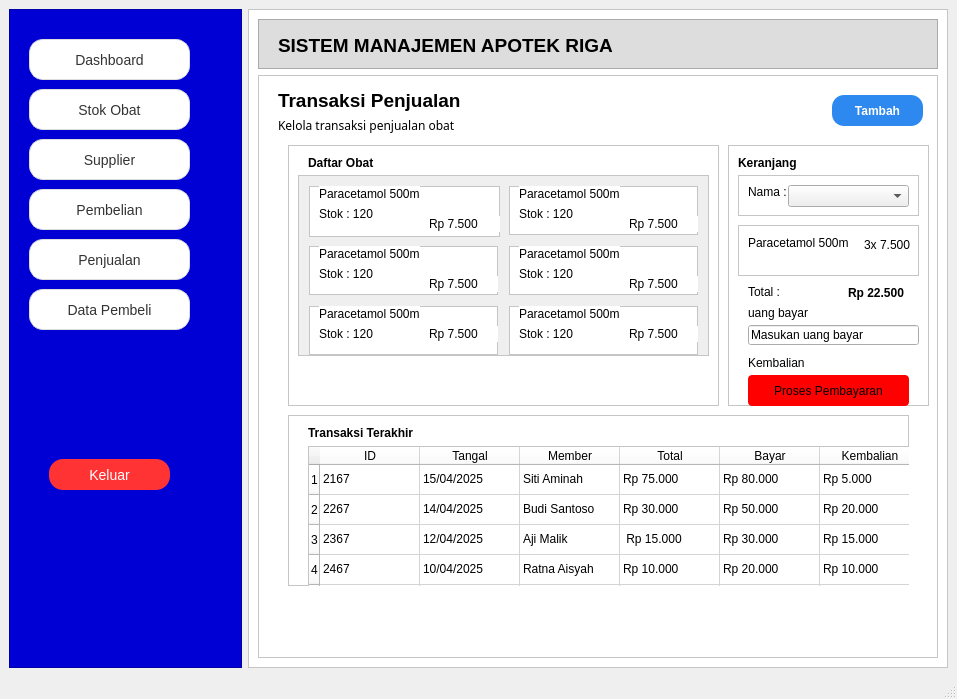
<?xml version="1.0" encoding="UTF-8"?>
<ui version="4.0">
 <class>MainWindow</class>
 <widget class="QMainWindow" name="MainWindow">
  <property name="geometry">
   <rect>
    <x>0</x>
    <y>0</y>
    <width>957</width>
    <height>699</height>
   </rect>
  </property>
  <property name="windowTitle">
   <string>MainWindow</string>
  </property>
  <widget class="QWidget" name="centralwidget">
   <layout class="QHBoxLayout" name="horizontalLayout">
    <item>
     <widget class="QFrame" name="frame">
      <property name="minimumSize">
       <size>
        <width>200</width>
        <height>200</height>
       </size>
      </property>
      <property name="styleSheet">
       <string notr="true">QFrame{
background-color:#0000d4
}</string>
      </property>
      <property name="frameShape">
       <enum>QFrame::StyledPanel</enum>
      </property>
      <property name="frameShadow">
       <enum>QFrame::Plain</enum>
      </property>
      <widget class="QPushButton" name="pushButton">
       <property name="geometry">
        <rect>
         <x>20</x>
         <y>30</y>
         <width>161</width>
         <height>41</height>
        </rect>
       </property>
       <property name="font">
        <font>
         <pointsize>-1</pointsize>
        </font>
       </property>
       <property name="styleSheet">
        <string notr="true">QPushButton {
    background-color: #ffffff;
    color: #333333;
    font-size: 14px;
    padding: 10px 18px;
    border-radius: 14px;
    border: 1px solid #dcdcdc;

    /* Shadow halus */
    box-shadow: 0px 2px 6px rgba(0, 0, 0, 40);
}

QPushButton:hover {
    background-color: #f9f9f9;
    border: 1px solid #c8c8c8;
}

QPushButton:pressed {
    background-color: #f0f0f0;
    box-shadow: none;  /* shadow hilang saat ditekan */
    border: 1px solid #bababa;
}
</string>
       </property>
       <property name="text">
        <string>Dashboard</string>
       </property>
       <property name="icon">
        <iconset>
         <normaloff>../../Downloads/dashboard.png</normaloff>../../Downloads/dashboard.png</iconset>
       </property>
      </widget>
      <widget class="QPushButton" name="pushButton_8">
       <property name="geometry">
        <rect>
         <x>20</x>
         <y>80</y>
         <width>161</width>
         <height>41</height>
        </rect>
       </property>
       <property name="font">
        <font>
         <pointsize>-1</pointsize>
        </font>
       </property>
       <property name="styleSheet">
        <string notr="true">QPushButton {
    background-color: #ffffff;
    color: #333333;
    font-size: 14px;
    padding: 10px 18px;
    border-radius: 14px;
    border: 1px solid #dcdcdc;

    /* Shadow halus */
    box-shadow: 0px 2px 6px rgba(0, 0, 0, 40);
}

QPushButton:hover {
    background-color: #f9f9f9;
    border: 1px solid #c8c8c8;
}

QPushButton:pressed {
    background-color: #f0f0f0;
    box-shadow: none;  /* shadow hilang saat ditekan */
    border: 1px solid #bababa;
}
</string>
       </property>
       <property name="text">
        <string>Stok Obat</string>
       </property>
       <property name="icon">
        <iconset>
         <normaloff>../../Downloads/medicine.png</normaloff>../../Downloads/medicine.png</iconset>
       </property>
      </widget>
      <widget class="QPushButton" name="pushButton_2">
       <property name="geometry">
        <rect>
         <x>20</x>
         <y>130</y>
         <width>161</width>
         <height>41</height>
        </rect>
       </property>
       <property name="font">
        <font>
         <pointsize>-1</pointsize>
        </font>
       </property>
       <property name="styleSheet">
        <string notr="true">QPushButton {
    background-color: #ffffff;
    color: #333333;
    font-size: 14px;
    padding: 10px 18px;
    border-radius: 14px;
    border: 1px solid #dcdcdc;

    /* Shadow halus */
    box-shadow: 0px 2px 6px rgba(0, 0, 0, 40);
}

QPushButton:hover {
    background-color: #f9f9f9;
    border: 1px solid #c8c8c8;
}

QPushButton:pressed {
    background-color: #f0f0f0;
    box-shadow: none;  /* shadow hilang saat ditekan */
    border: 1px solid #bababa;
}
</string>
       </property>
       <property name="text">
        <string>Supplier</string>
       </property>
       <property name="icon">
        <iconset>
         <normaloff>../../Downloads/supplier.png</normaloff>../../Downloads/supplier.png</iconset>
       </property>
      </widget>
      <widget class="QPushButton" name="pushButton_3">
       <property name="geometry">
        <rect>
         <x>20</x>
         <y>180</y>
         <width>161</width>
         <height>41</height>
        </rect>
       </property>
       <property name="font">
        <font>
         <pointsize>-1</pointsize>
        </font>
       </property>
       <property name="styleSheet">
        <string notr="true">QPushButton {
    background-color: #ffffff;
    color: #333333;
    font-size: 14px;
    padding: 10px 18px;
    border-radius: 14px;
    border: 1px solid #dcdcdc;

    /* Shadow halus */
    box-shadow: 0px 2px 6px rgba(0, 0, 0, 40);
}

QPushButton:hover {
    background-color: #f9f9f9;
    border: 1px solid #c8c8c8;
}

QPushButton:pressed {
    background-color: #f0f0f0;
    box-shadow: none;  /* shadow hilang saat ditekan */
    border: 1px solid #bababa;
}
</string>
       </property>
       <property name="text">
        <string>Pembelian</string>
       </property>
       <property name="icon">
        <iconset>
         <normaloff>../../Downloads/grocery-store.png</normaloff>../../Downloads/grocery-store.png</iconset>
       </property>
      </widget>
      <widget class="QPushButton" name="pushButton_5">
       <property name="geometry">
        <rect>
         <x>20</x>
         <y>230</y>
         <width>161</width>
         <height>41</height>
        </rect>
       </property>
       <property name="font">
        <font>
         <pointsize>-1</pointsize>
        </font>
       </property>
       <property name="styleSheet">
        <string notr="true">QPushButton {
    background-color: #ffffff;
    color: #333333;
    font-size: 14px;
    padding: 10px 18px;
    border-radius: 14px;
    border: 1px solid #dcdcdc;

    /* Shadow halus */
    box-shadow: 0px 2px 6px rgba(0, 0, 0, 40);
}

QPushButton:hover {
    background-color: #f9f9f9;
    border: 1px solid #c8c8c8;
}

QPushButton:pressed {
    background-color: #f0f0f0;
    box-shadow: none;  /* shadow hilang saat ditekan */
    border: 1px solid #bababa;
}
</string>
       </property>
       <property name="text">
        <string>Penjualan</string>
       </property>
       <property name="icon">
        <iconset>
         <normaloff>../../Downloads/sales.png</normaloff>../../Downloads/sales.png</iconset>
       </property>
      </widget>
      <widget class="QPushButton" name="pushButton_4">
       <property name="geometry">
        <rect>
         <x>20</x>
         <y>280</y>
         <width>161</width>
         <height>41</height>
        </rect>
       </property>
       <property name="font">
        <font>
         <pointsize>-1</pointsize>
        </font>
       </property>
       <property name="styleSheet">
        <string notr="true">QPushButton {
    background-color: #ffffff;
    color: #333333;
    font-size: 14px;
    padding: 10px 18px;
    border-radius: 14px;
    border: 1px solid #dcdcdc;

    /* Shadow halus */
    box-shadow: 0px 2px 6px rgba(0, 0, 0, 40);
}

QPushButton:hover {
    background-color: #f9f9f9;
    border: 1px solid #c8c8c8;
}

QPushButton:pressed {
    background-color: #f0f0f0;
    box-shadow: none;  /* shadow hilang saat ditekan */
    border: 1px solid #bababa;
}
</string>
       </property>
       <property name="text">
        <string>Data Pembeli</string>
       </property>
       <property name="icon">
        <iconset>
         <normaloff>../../Downloads/exploratory-analysis.png</normaloff>../../Downloads/exploratory-analysis.png</iconset>
       </property>
      </widget>
      <widget class="QPushButton" name="pushButton_6">
       <property name="geometry">
        <rect>
         <x>40</x>
         <y>450</y>
         <width>121</width>
         <height>31</height>
        </rect>
       </property>
       <property name="font">
        <font>
         <pointsize>-1</pointsize>
        </font>
       </property>
       <property name="styleSheet">
        <string notr="true">QPushButton {
    background-color: #ff3333;
    color: white;
    font-size: 14px;
    padding: 10px 18px;
    border-radius: 14px;
    border: none;

    /* Glow merah */
    box-shadow: 0 0 10px rgba(255, 50, 50, 180);
}

QPushButton:hover {
    background-color: #e62828;
    box-shadow: 0 0 14px rgba(255, 50, 50, 220);
}

QPushButton:pressed {
    background-color: #c71f1f;
    box-shadow: none;
}
</string>
       </property>
       <property name="text">
        <string>Keluar</string>
       </property>
      </widget>
     </widget>
    </item>
    <item>
     <widget class="QFrame" name="frame_2">
      <property name="minimumSize">
       <size>
        <width>700</width>
        <height>500</height>
       </size>
      </property>
      <property name="styleSheet">
       <string notr="true">QFrame{
background-color:#ffffff
}</string>
      </property>
      <property name="frameShape">
       <enum>QFrame::StyledPanel</enum>
      </property>
      <property name="frameShadow">
       <enum>QFrame::Raised</enum>
      </property>
      <layout class="QVBoxLayout" name="verticalLayout">
       <item>
        <widget class="QFrame" name="frame_3">
         <property name="minimumSize">
          <size>
           <width>0</width>
           <height>50</height>
          </size>
         </property>
         <property name="maximumSize">
          <size>
           <width>16777215</width>
           <height>50</height>
          </size>
         </property>
         <property name="styleSheet">
          <string notr="true">QFrame{
background-color:#dddddd}</string>
         </property>
         <property name="frameShape">
          <enum>QFrame::StyledPanel</enum>
         </property>
         <property name="frameShadow">
          <enum>QFrame::Plain</enum>
         </property>
         <widget class="QLabel" name="label">
          <property name="geometry">
           <rect>
            <x>20</x>
            <y>16</y>
            <width>381</width>
            <height>20</height>
           </rect>
          </property>
          <property name="font">
           <font>
            <pointsize>14</pointsize>
            <weight>75</weight>
            <bold>true</bold>
           </font>
          </property>
          <property name="text">
           <string>SISTEM MANAJEMEN APOTEK RIGA</string>
          </property>
         </widget>
        </widget>
       </item>
       <item>
        <widget class="QFrame" name="frame_4">
         <property name="styleSheet">
          <string notr="true">/* Gaya Dasar untuk Tombol Aksi */
QPushButton {
    /* Menghilangkan background dan border default */
    background-color: transparent;
    border: none;
    padding: 5px; 
    border-radius: 4px;
    icon-size: 18px; /* Sedikit lebih besar */
}

/* Gaya saat kursor mouse berada di atas tombol (Hover Effect) */
QPushButton:hover {
    /* LATAR BELAKANG BIRU TUA saat di-hover */
    background-color: #0D47A1; 
    
    /* Mengubah warna ikon menjadi putih agar terlihat kontras di latar belakang biru */
    color: white; 
}

/* Gaya saat tombol ditekan (Pressed Effect) */
QPushButton:pressed {
    background-color: #0A3C8B; /* Warna biru sedikit lebih gelap saat ditekan */
}</string>
         </property>
         <property name="frameShape">
          <enum>QFrame::StyledPanel</enum>
         </property>
         <property name="frameShadow">
          <enum>QFrame::Plain</enum>
         </property>
         <widget class="QPushButton" name="pushButton_7">
          <property name="geometry">
           <rect>
            <x>574</x>
            <y>20</y>
            <width>91</width>
            <height>31</height>
           </rect>
          </property>
          <property name="font">
           <font>
            <pointsize>9</pointsize>
            <weight>75</weight>
            <bold>true</bold>
           </font>
          </property>
          <property name="styleSheet">
           <string notr="true">QPushButton {
    background-color: #2d89ef;
    color: white;
    padding: 8px 12px;
    border: none;
    border-radius: 12px;
}

QPushButton:hover {
    background-color: #1e5fbf;
}
</string>
          </property>
          <property name="text">
           <string>Tambah</string>
          </property>
          <property name="icon">
           <iconset>
            <normaloff>../../Downloads/plus.png</normaloff>../../Downloads/plus.png</iconset>
          </property>
         </widget>
         <widget class="QFrame" name="frame_5">
          <property name="geometry">
           <rect>
            <x>30</x>
            <y>70</y>
            <width>431</width>
            <height>261</height>
           </rect>
          </property>
          <property name="frameShape">
           <enum>QFrame::StyledPanel</enum>
          </property>
          <property name="frameShadow">
           <enum>QFrame::Raised</enum>
          </property>
          <widget class="QLabel" name="label_4">
           <property name="geometry">
            <rect>
             <x>20</x>
             <y>10</y>
             <width>81</width>
             <height>16</height>
            </rect>
           </property>
           <property name="font">
            <font>
             <weight>75</weight>
             <bold>true</bold>
            </font>
           </property>
           <property name="text">
            <string>Daftar Obat</string>
           </property>
          </widget>
          <widget class="QScrollArea" name="scrollArea">
           <property name="geometry">
            <rect>
             <x>10</x>
             <y>30</y>
             <width>411</width>
             <height>181</height>
            </rect>
           </property>
           <property name="widgetResizable">
            <bool>true</bool>
           </property>
           <widget class="QWidget" name="scrollAreaWidgetContents">
            <property name="geometry">
             <rect>
              <x>0</x>
              <y>0</y>
              <width>409</width>
              <height>179</height>
             </rect>
            </property>
            <widget class="QWidget" name="gridLayoutWidget">
             <property name="geometry">
              <rect>
               <x>10</x>
               <y>10</y>
               <width>191</width>
               <height>51</height>
              </rect>
             </property>
             <layout class="QGridLayout" name="gridLayout">
              <item row="0" column="0">
               <widget class="QFrame" name="frame_7">
                <property name="frameShape">
                 <enum>QFrame::StyledPanel</enum>
                </property>
                <property name="frameShadow">
                 <enum>QFrame::Raised</enum>
                </property>
                <widget class="QLabel" name="label_5">
                 <property name="geometry">
                  <rect>
                   <x>10</x>
                   <y>0</y>
                   <width>101</width>
                   <height>16</height>
                  </rect>
                 </property>
                 <property name="text">
                  <string>Paracetamol 500mg</string>
                 </property>
                </widget>
                <widget class="QLabel" name="label_6">
                 <property name="geometry">
                  <rect>
                   <x>10</x>
                   <y>20</y>
                   <width>101</width>
                   <height>16</height>
                  </rect>
                 </property>
                 <property name="text">
                  <string>Stok : 120</string>
                 </property>
                </widget>
                <widget class="QLabel" name="label_7">
                 <property name="geometry">
                  <rect>
                   <x>120</x>
                   <y>30</y>
                   <width>101</width>
                   <height>16</height>
                  </rect>
                 </property>
                 <property name="text">
                  <string>Rp 7.500</string>
                 </property>
                </widget>
               </widget>
              </item>
             </layout>
            </widget>
            <widget class="QFrame" name="frame_8">
             <property name="geometry">
              <rect>
               <x>10</x>
               <y>70</y>
               <width>189</width>
               <height>49</height>
              </rect>
             </property>
             <property name="frameShape">
              <enum>QFrame::StyledPanel</enum>
             </property>
             <property name="frameShadow">
              <enum>QFrame::Raised</enum>
             </property>
             <widget class="QLabel" name="label_11">
              <property name="geometry">
               <rect>
                <x>10</x>
                <y>0</y>
                <width>101</width>
                <height>16</height>
               </rect>
              </property>
              <property name="text">
               <string>Paracetamol 500mg</string>
              </property>
             </widget>
             <widget class="QLabel" name="label_12">
              <property name="geometry">
               <rect>
                <x>10</x>
                <y>20</y>
                <width>101</width>
                <height>16</height>
               </rect>
              </property>
              <property name="text">
               <string>Stok : 120</string>
              </property>
             </widget>
             <widget class="QLabel" name="label_13">
              <property name="geometry">
               <rect>
                <x>150</x>
                <y>30</y>
                <width>101</width>
                <height>16</height>
               </rect>
              </property>
              <property name="text">
               <string>7.500</string>
              </property>
             </widget>
             <widget class="QFrame" name="frame_9">
              <property name="geometry">
               <rect>
                <x>0</x>
                <y>0</y>
                <width>189</width>
                <height>49</height>
               </rect>
              </property>
              <property name="frameShape">
               <enum>QFrame::StyledPanel</enum>
              </property>
              <property name="frameShadow">
               <enum>QFrame::Raised</enum>
              </property>
              <widget class="QLabel" name="label_14">
               <property name="geometry">
                <rect>
                 <x>10</x>
                 <y>0</y>
                 <width>101</width>
                 <height>16</height>
                </rect>
               </property>
               <property name="text">
                <string>Paracetamol 500mg</string>
               </property>
              </widget>
              <widget class="QLabel" name="label_15">
               <property name="geometry">
                <rect>
                 <x>10</x>
                 <y>20</y>
                 <width>101</width>
                 <height>16</height>
                </rect>
               </property>
               <property name="text">
                <string>Stok : 120</string>
               </property>
              </widget>
              <widget class="QLabel" name="label_16">
               <property name="geometry">
                <rect>
                 <x>120</x>
                 <y>30</y>
                 <width>101</width>
                 <height>16</height>
                </rect>
               </property>
               <property name="text">
                <string>Rp 7.500</string>
               </property>
              </widget>
             </widget>
            </widget>
            <widget class="QFrame" name="frame_10">
             <property name="geometry">
              <rect>
               <x>10</x>
               <y>130</y>
               <width>189</width>
               <height>49</height>
              </rect>
             </property>
             <property name="frameShape">
              <enum>QFrame::StyledPanel</enum>
             </property>
             <property name="frameShadow">
              <enum>QFrame::Raised</enum>
             </property>
             <widget class="QLabel" name="label_17">
              <property name="geometry">
               <rect>
                <x>10</x>
                <y>0</y>
                <width>101</width>
                <height>16</height>
               </rect>
              </property>
              <property name="text">
               <string>Paracetamol 500mg</string>
              </property>
             </widget>
             <widget class="QLabel" name="label_18">
              <property name="geometry">
               <rect>
                <x>10</x>
                <y>20</y>
                <width>101</width>
                <height>16</height>
               </rect>
              </property>
              <property name="text">
               <string>Stok : 120</string>
              </property>
             </widget>
             <widget class="QLabel" name="label_19">
              <property name="geometry">
               <rect>
                <x>120</x>
                <y>20</y>
                <width>101</width>
                <height>16</height>
               </rect>
              </property>
              <property name="text">
               <string>Rp 7.500</string>
              </property>
             </widget>
            </widget>
            <widget class="QFrame" name="frame_11">
             <property name="geometry">
              <rect>
               <x>210</x>
               <y>10</y>
               <width>189</width>
               <height>49</height>
              </rect>
             </property>
             <property name="frameShape">
              <enum>QFrame::StyledPanel</enum>
             </property>
             <property name="frameShadow">
              <enum>QFrame::Raised</enum>
             </property>
             <widget class="QLabel" name="label_20">
              <property name="geometry">
               <rect>
                <x>10</x>
                <y>0</y>
                <width>101</width>
                <height>16</height>
               </rect>
              </property>
              <property name="text">
               <string>Paracetamol 500mg</string>
              </property>
             </widget>
             <widget class="QLabel" name="label_21">
              <property name="geometry">
               <rect>
                <x>10</x>
                <y>20</y>
                <width>101</width>
                <height>16</height>
               </rect>
              </property>
              <property name="text">
               <string>Stok : 120</string>
              </property>
             </widget>
             <widget class="QLabel" name="label_22">
              <property name="geometry">
               <rect>
                <x>120</x>
                <y>30</y>
                <width>101</width>
                <height>16</height>
               </rect>
              </property>
              <property name="text">
               <string>Rp 7.500</string>
              </property>
             </widget>
            </widget>
            <widget class="QFrame" name="frame_12">
             <property name="geometry">
              <rect>
               <x>210</x>
               <y>70</y>
               <width>189</width>
               <height>49</height>
              </rect>
             </property>
             <property name="frameShape">
              <enum>QFrame::StyledPanel</enum>
             </property>
             <property name="frameShadow">
              <enum>QFrame::Raised</enum>
             </property>
             <widget class="QLabel" name="label_23">
              <property name="geometry">
               <rect>
                <x>10</x>
                <y>0</y>
                <width>101</width>
                <height>16</height>
               </rect>
              </property>
              <property name="text">
               <string>Paracetamol 500mg</string>
              </property>
             </widget>
             <widget class="QLabel" name="label_24">
              <property name="geometry">
               <rect>
                <x>10</x>
                <y>20</y>
                <width>101</width>
                <height>16</height>
               </rect>
              </property>
              <property name="text">
               <string>Stok : 120</string>
              </property>
             </widget>
             <widget class="QLabel" name="label_25">
              <property name="geometry">
               <rect>
                <x>120</x>
                <y>30</y>
                <width>101</width>
                <height>16</height>
               </rect>
              </property>
              <property name="text">
               <string>Rp 7.500</string>
              </property>
             </widget>
            </widget>
            <widget class="QFrame" name="frame_13">
             <property name="geometry">
              <rect>
               <x>210</x>
               <y>130</y>
               <width>189</width>
               <height>49</height>
              </rect>
             </property>
             <property name="frameShape">
              <enum>QFrame::StyledPanel</enum>
             </property>
             <property name="frameShadow">
              <enum>QFrame::Raised</enum>
             </property>
             <widget class="QLabel" name="label_26">
              <property name="geometry">
               <rect>
                <x>10</x>
                <y>0</y>
                <width>101</width>
                <height>16</height>
               </rect>
              </property>
              <property name="text">
               <string>Paracetamol 500mg</string>
              </property>
             </widget>
             <widget class="QLabel" name="label_27">
              <property name="geometry">
               <rect>
                <x>10</x>
                <y>20</y>
                <width>101</width>
                <height>16</height>
               </rect>
              </property>
              <property name="text">
               <string>Stok : 120</string>
              </property>
             </widget>
             <widget class="QLabel" name="label_28">
              <property name="geometry">
               <rect>
                <x>120</x>
                <y>20</y>
                <width>101</width>
                <height>16</height>
               </rect>
              </property>
              <property name="text">
               <string>Rp 7.500</string>
              </property>
             </widget>
            </widget>
           </widget>
          </widget>
         </widget>
         <widget class="QFrame" name="frame_6">
          <property name="geometry">
           <rect>
            <x>470</x>
            <y>70</y>
            <width>201</width>
            <height>261</height>
           </rect>
          </property>
          <property name="frameShape">
           <enum>QFrame::StyledPanel</enum>
          </property>
          <property name="frameShadow">
           <enum>QFrame::Raised</enum>
          </property>
          <widget class="QLabel" name="label_29">
           <property name="geometry">
            <rect>
             <x>10</x>
             <y>10</y>
             <width>81</width>
             <height>16</height>
            </rect>
           </property>
           <property name="font">
            <font>
             <weight>75</weight>
             <bold>true</bold>
            </font>
           </property>
           <property name="text">
            <string>Keranjang</string>
           </property>
          </widget>
          <widget class="QFrame" name="frame_14">
           <property name="geometry">
            <rect>
             <x>10</x>
             <y>30</y>
             <width>181</width>
             <height>41</height>
            </rect>
           </property>
           <property name="frameShape">
            <enum>QFrame::StyledPanel</enum>
           </property>
           <property name="frameShadow">
            <enum>QFrame::Raised</enum>
           </property>
           <widget class="QLabel" name="label_30">
            <property name="geometry">
             <rect>
              <x>10</x>
              <y>10</y>
              <width>47</width>
              <height>13</height>
             </rect>
            </property>
            <property name="text">
             <string>Nama :</string>
            </property>
           </widget>
           <widget class="QComboBox" name="comboBox">
            <property name="geometry">
             <rect>
              <x>50</x>
              <y>10</y>
              <width>121</width>
              <height>22</height>
             </rect>
            </property>
           </widget>
          </widget>
          <widget class="QFrame" name="frame_15">
           <property name="geometry">
            <rect>
             <x>10</x>
             <y>80</y>
             <width>181</width>
             <height>51</height>
            </rect>
           </property>
           <property name="frameShape">
            <enum>QFrame::StyledPanel</enum>
           </property>
           <property name="frameShadow">
            <enum>QFrame::Raised</enum>
           </property>
           <widget class="QLabel" name="label_31">
            <property name="geometry">
             <rect>
              <x>10</x>
              <y>10</y>
              <width>101</width>
              <height>16</height>
             </rect>
            </property>
            <property name="text">
             <string>Paracetamol 500mg</string>
            </property>
           </widget>
           <widget class="QLabel" name="label_36">
            <property name="geometry">
             <rect>
              <x>126</x>
              <y>10</y>
              <width>51</width>
              <height>20</height>
             </rect>
            </property>
            <property name="text">
             <string>3x 7.500</string>
            </property>
           </widget>
          </widget>
          <widget class="QLabel" name="label_32">
           <property name="geometry">
            <rect>
             <x>20</x>
             <y>140</y>
             <width>47</width>
             <height>13</height>
            </rect>
           </property>
           <property name="text">
            <string>Total :</string>
           </property>
          </widget>
          <widget class="QLineEdit" name="lineEdit">
           <property name="geometry">
            <rect>
             <x>20</x>
             <y>180</y>
             <width>171</width>
             <height>20</height>
            </rect>
           </property>
           <property name="text">
            <string>Masukan uang bayar</string>
           </property>
          </widget>
          <widget class="QLabel" name="label_33">
           <property name="geometry">
            <rect>
             <x>20</x>
             <y>160</y>
             <width>71</width>
             <height>16</height>
            </rect>
           </property>
           <property name="text">
            <string>uang bayar</string>
           </property>
          </widget>
          <widget class="QLabel" name="label_34">
           <property name="geometry">
            <rect>
             <x>20</x>
             <y>210</y>
             <width>71</width>
             <height>16</height>
            </rect>
           </property>
           <property name="text">
            <string>Kembalian</string>
           </property>
          </widget>
          <widget class="QPushButton" name="pushButton_9">
           <property name="geometry">
            <rect>
             <x>20</x>
             <y>230</y>
             <width>161</width>
             <height>31</height>
            </rect>
           </property>
           <property name="styleSheet">
            <string notr="true">/* Gaya Dasar untuk Tombol Aksi */
QPushButton {
    /* Menghilangkan background dan border default */
    background-color: red;
    border: none;
    padding: 5px; 
    border-radius: 4px;
    icon-size: 18px; /* Sedikit lebih besar */
}

/* Gaya saat kursor mouse berada di atas tombol (Hover Effect) */
QPushButton:hover {
    /* LATAR BELAKANG BIRU TUA saat di-hover */
    background-color: #0D47A1; 
    
    /* Mengubah warna ikon menjadi putih agar terlihat kontras di latar belakang biru */
    color: white; 
}

/* Gaya saat tombol ditekan (Pressed Effect) */
QPushButton:pressed {
    background-color: #0A3C8B; /* Warna biru sedikit lebih gelap saat ditekan */
}</string>
           </property>
           <property name="text">
            <string>Proses Pembayaran</string>
           </property>
          </widget>
          <widget class="QLabel" name="label_37">
           <property name="geometry">
            <rect>
             <x>120</x>
             <y>140</y>
             <width>71</width>
             <height>16</height>
            </rect>
           </property>
           <property name="font">
            <font>
             <weight>75</weight>
             <bold>true</bold>
            </font>
           </property>
           <property name="text">
            <string>Rp 22.500</string>
           </property>
          </widget>
         </widget>
         <widget class="QLabel" name="label_2">
          <property name="geometry">
           <rect>
            <x>20</x>
            <y>10</y>
            <width>261</width>
            <height>31</height>
           </rect>
          </property>
          <property name="font">
           <font>
            <pointsize>14</pointsize>
            <weight>75</weight>
            <bold>true</bold>
           </font>
          </property>
          <property name="text">
           <string>Transaksi Penjualan</string>
          </property>
         </widget>
         <widget class="QLabel" name="label_3">
          <property name="geometry">
           <rect>
            <x>20</x>
            <y>40</y>
            <width>191</width>
            <height>21</height>
           </rect>
          </property>
          <property name="font">
           <font>
            <family>MS Reference Sans Serif</family>
            <weight>50</weight>
            <bold>false</bold>
           </font>
          </property>
          <property name="text">
           <string>Kelola transaksi penjualan obat</string>
          </property>
         </widget>
         <widget class="QFrame" name="frame_16">
          <property name="geometry">
           <rect>
            <x>30</x>
            <y>340</y>
            <width>621</width>
            <height>171</height>
           </rect>
          </property>
          <property name="frameShape">
           <enum>QFrame::StyledPanel</enum>
          </property>
          <property name="frameShadow">
           <enum>QFrame::Raised</enum>
          </property>
          <widget class="QLabel" name="label_35">
           <property name="geometry">
            <rect>
             <x>20</x>
             <y>10</y>
             <width>121</width>
             <height>16</height>
            </rect>
           </property>
           <property name="font">
            <font>
             <weight>75</weight>
             <bold>true</bold>
            </font>
           </property>
           <property name="text">
            <string>Transaksi Terakhir</string>
           </property>
          </widget>
          <widget class="QTableWidget" name="tableWidget">
           <property name="geometry">
            <rect>
             <x>20</x>
             <y>31</y>
             <width>611</width>
             <height>211</height>
            </rect>
           </property>
           <property name="rowCount">
            <number>5</number>
           </property>
           <row/>
           <row/>
           <row/>
           <row/>
           <row/>
           <column>
            <property name="text">
             <string>ID</string>
            </property>
           </column>
           <column>
            <property name="text">
             <string>Tangal</string>
            </property>
           </column>
           <column>
            <property name="text">
             <string>Member</string>
            </property>
           </column>
           <column>
            <property name="text">
             <string>Total</string>
            </property>
           </column>
           <column>
            <property name="text">
             <string>Bayar</string>
            </property>
           </column>
           <column>
            <property name="text">
             <string>Kembalian</string>
            </property>
           </column>
           <item row="0" column="0">
            <property name="text">
             <string>2167</string>
            </property>
           </item>
           <item row="0" column="1">
            <property name="text">
             <string>15/04/2025</string>
            </property>
           </item>
           <item row="0" column="2">
            <property name="text">
             <string>Siti Aminah</string>
            </property>
           </item>
           <item row="0" column="3">
            <property name="text">
             <string>Rp 75.000</string>
            </property>
           </item>
           <item row="0" column="4">
            <property name="text">
             <string>Rp 80.000</string>
            </property>
           </item>
           <item row="0" column="5">
            <property name="text">
             <string>Rp 5.000</string>
            </property>
           </item>
           <item row="1" column="0">
            <property name="text">
             <string>2267</string>
            </property>
           </item>
           <item row="1" column="1">
            <property name="text">
             <string>14/04/2025</string>
            </property>
           </item>
           <item row="1" column="2">
            <property name="text">
             <string>Budi Santoso</string>
            </property>
           </item>
           <item row="1" column="3">
            <property name="text">
             <string>Rp 30.000</string>
            </property>
           </item>
           <item row="1" column="4">
            <property name="text">
             <string>Rp 50.000</string>
            </property>
           </item>
           <item row="1" column="5">
            <property name="text">
             <string>Rp 20.000</string>
            </property>
           </item>
           <item row="2" column="0">
            <property name="text">
             <string>2367</string>
            </property>
           </item>
           <item row="2" column="1">
            <property name="text">
             <string>12/04/2025</string>
            </property>
           </item>
           <item row="2" column="2">
            <property name="text">
             <string>Aji Malik</string>
            </property>
           </item>
           <item row="2" column="3">
            <property name="text">
             <string> Rp 15.000</string>
            </property>
           </item>
           <item row="2" column="4">
            <property name="text">
             <string>Rp 30.000</string>
            </property>
           </item>
           <item row="2" column="5">
            <property name="text">
             <string>Rp 15.000</string>
            </property>
           </item>
           <item row="3" column="0">
            <property name="text">
             <string>2467</string>
            </property>
           </item>
           <item row="3" column="1">
            <property name="text">
             <string>10/04/2025</string>
            </property>
           </item>
           <item row="3" column="2">
            <property name="text">
             <string>Ratna Aisyah</string>
            </property>
           </item>
           <item row="3" column="3">
            <property name="text">
             <string>Rp 10.000</string>
            </property>
           </item>
           <item row="3" column="4">
            <property name="text">
             <string>Rp 20.000</string>
            </property>
           </item>
           <item row="3" column="5">
            <property name="text">
             <string>Rp 10.000</string>
            </property>
           </item>
          </widget>
         </widget>
        </widget>
       </item>
      </layout>
     </widget>
    </item>
   </layout>
  </widget>
  <widget class="QMenuBar" name="menubar">
   <property name="geometry">
    <rect>
     <x>0</x>
     <y>0</y>
     <width>957</width>
     <height>26</height>
    </rect>
   </property>
  </widget>
  <widget class="QStatusBar" name="statusbar"/>
 </widget>
 <resources/>
 <connections/>
</ui>
